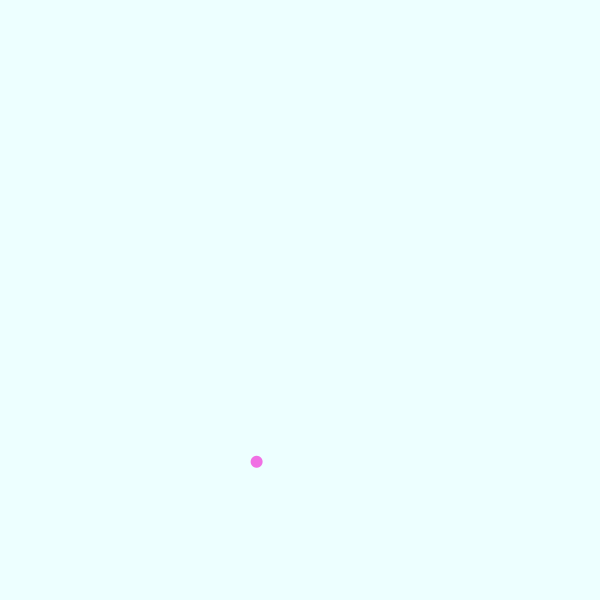
Frame 1 (no input)
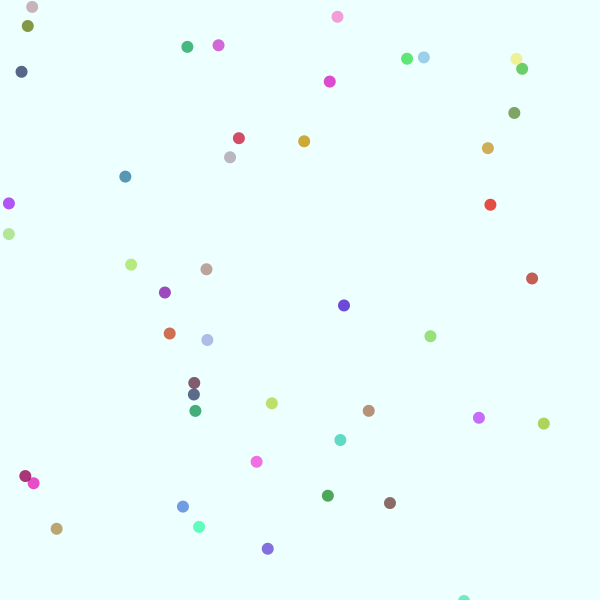
Frame 60 (the mouse pressed at the canvas centre just before this capture)
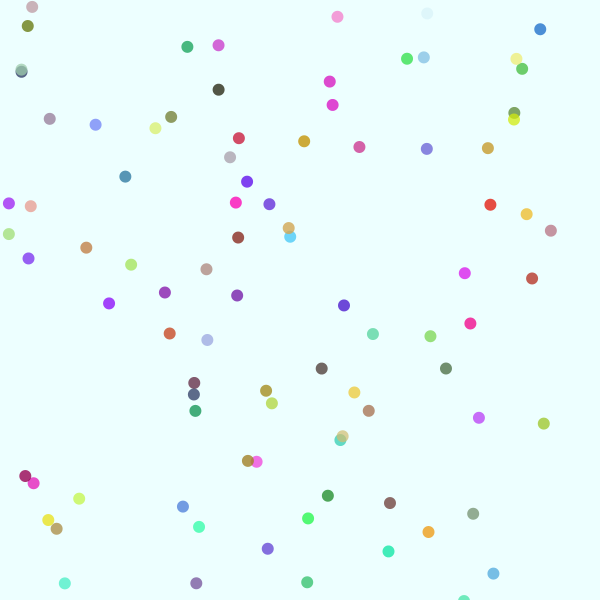
Frame 120 (the mouse held since frame 60 and released just before this capture)

The Processing sketch that drew these frames (run headless with seeded random() and noise(); from frame 60 on, the mouse is pressed at the canvas centre):

// Processing sketch: processing_136736
// ── processing_136736.pde

void setup()
 
{
  size(600, 600);
  smooth();
  frameRate(10);
  background(random(225,245), 255, 255, random(10));

}
 
void draw()
{
  noStroke();
  fill(random(255), random(255), random(255), random(180,205));
  ellipse(random(400*1.4), random(600*1.4), 12, 12);
}
